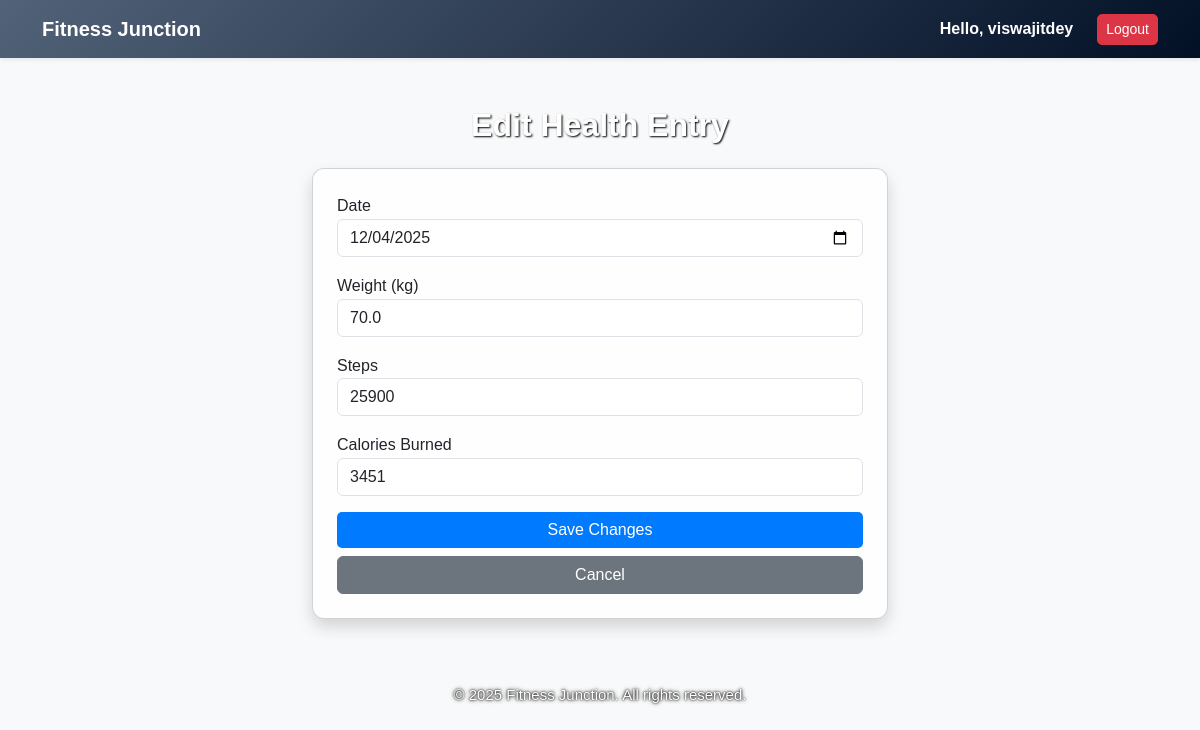
Screenshot of /edit/1 (signed in) with the database file from the repository.
### tables this page shows
CREATE TABLE health_data (
    data_id INTEGER PRIMARY KEY AUTOINCREMENT,
    user_id INTEGER NOT NULL,
    date TEXT NOT NULL,
    weight REAL,
    steps INTEGER,
    calories_burned INTEGER,
    FOREIGN KEY (user_id) REFERENCES users(user_id)
);

### app.py (the view, shortened to what this page needs)
@app.route("/edit/<int:data_id>", methods=["GET", "POST"])
def edit_entry(data_id):
    if "user_id" not in session:
        return redirect("/login")
    conn = get_db()
    cursor = conn.cursor()
    cursor.execute("""
        SELECT * FROM health_data
        WHERE data_id = ? AND user_id = ?
    """, (data_id, session["user_id"]))
    entry = cursor.fetchone()
    conn.close()
    if entry is None:
        return "Entry not found or unauthorized", 404
    return render_template("edit_data.html", entry=entry)

### app.py (called while the page is built)
def get_db():
    conn = sqlite3.connect("database/health.db")
    conn.row_factory = sqlite3.Row
    return conn

@app.context_processor
def inject_current_year():
    return {"current_year": datetime.now().year}

### templates/edit_data.html (shortened to what this page needs)
<!DOCTYPE html>
<html>
<head>
    <link rel="stylesheet" href="https://cdn.jsdelivr.net/npm/bootstrap@5.3.0/dist/css/bootstrap.min.css">
</head>
<body class="bg-light">
{% extends "base.html" %}
{% block content %}
<link rel="stylesheet" href="{{ url_for('static', filename='css/style.css') }}">
<div class="container mt-5" style="max-width: 600px;">
    <h2 class="mb-4 text-center">Edit Health Entry</h2>
    <form action="/edit/{{ entry.data_id }}" method="POST" class="card p-4 shadow">
        <div class="mb-3">
            <label>Date</label>
            <input type="date" name="date" value="{{ entry.date }}" class="form-control" required>
        </div>
        <div class="mb-3">
            <label>Weight (kg)</label>
            <input type="number" step="0.1" name="weight" value="{{ entry.weight }}" class="form-control">
        </div>
        <div class="mb-3">
            <label>Steps</label>
            <input type="number" name="steps" value="{{ entry.steps }}" class="form-control">
        </div>
        <div class="mb-3">
            <label>Calories Burned</label>
            <input type="number" name="calories" value="{{ entry.calories_burned }}" class="form-control">
        </div>
        <button class="btn btn-primary w-100">Save Changes</button>
        <a href="/dashboard" class="btn btn-secondary w-100 mt-2">Cancel</a>
    </form>
</div>
{% endblock %}

### static/css/style.css (style rules this page uses)
body { font-family: 'Arial', sans-serif; color: #333; margin: 0; padding: 0; background-image: url("../images/background.jpg"); background-size: cover; background-position: center; background-repeat: no-repeat; background-attachment: fixed; line-height: 1.6; position: relative; z-index: 0; }
.card { border-radius: 12px; box-shadow: 0 6px 15px rgba(0,0,0,0.1); background-color: rgba(255, 255, 255, 0.85); padding: 20px; }
.btn-primary { background-color: #007bff; border: none; border-radius: 5px; transition: 0.3s; }
input, select { border-radius: 5px; padding: 6px 10px; }
h2, h4 { font-weight: 600; color: #343a40; margin-bottom: 15px; }
h1, h2, h3, h4, para { color: #fff !important; text-shadow: 1px 1px 2px #000; }

### rows the page displays
health_data: date "12/04/2025", weight "70.0", steps "25900", calories "3451"

### other values shown
{{ session['username'] }} "viswajitdey"
